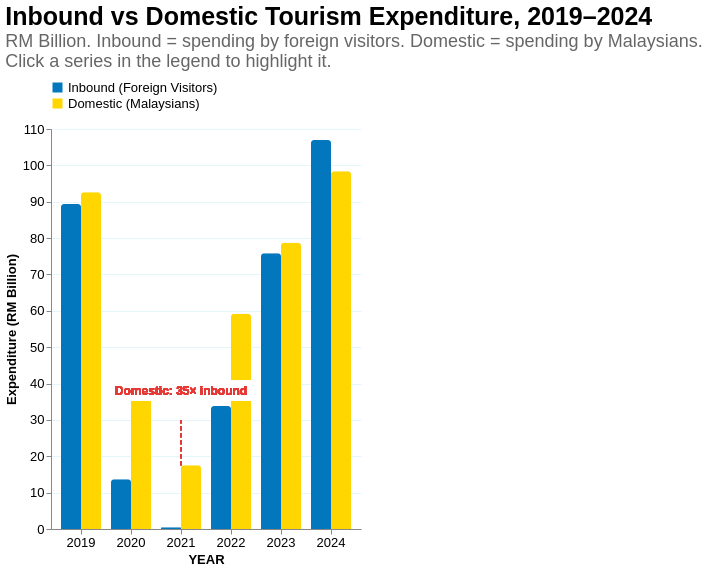

The Vega-Lite source for this figure:
### Vega-Lite specification from a JSON file in a GitHub repository (floating-point values rounded to 4 significant figures)
{"$schema": "https://vega.github.io/schema/vega-lite/v5.json", "title": {"text": "Inbound vs Domestic Tourism Expenditure, 2019–2024", "subtitle": ["RM Billion. Inbound = spending by foreign visitors. Domestic = spending by Malaysians.", "Click a series in the legend to highlight it."], "fontSize": 25, "subtitleFontSize": 18, "subtitleColor": "#666", "anchor": "start", "offset": 10, "font": "Arial", "subtitleFont": "Arial"}, "width": "container", "height": 400, "data": {"values": [{"year": "2019", "year_int": 2019, "type_label": "Inbound (Foreign Visitors)", "expenditure": 89.4}, {"year": "2019", "year_int": 2019, "type_label": "Domestic (Malaysians)", "expenditure": 92.6}, {"year": "2020", "year_int": 2020, "type_label": "Inbound (Foreign Visitors)", "expenditure": 13.7}, {"year": "2020", "year_int": 2020, "type_label": "Domestic (Malaysians)", "expenditure": 38.6}, {"year": "2021", "year_int": 2021, "type_label": "Inbound (Foreign Visitors)", "expenditure": 0.5}, {"year": "2021", "year_int": 2021, "type_label": "Domestic (Malaysians)", "expenditure": 17.5}, {"year": "2022", "year_int": 2022, "type_label": "Inbound (Foreign Visitors)", "expenditure": 33.8}, {"year": "2022", "year_int": 2022, "type_label": "Domestic (Malaysians)", "expenditure": 59.2}, {"year": "2023", "year_int": 2023, "type_label": "Inbound (Foreign Visitors)", "expenditure": 75.8}, {"year": "2023", "year_int": 2023, "type_label": "Domestic (Malaysians)", "expenditure": 78.7}, {"year": "2024", "year_int": 2024, "type_label": "Inbound (Foreign Visitors)", "expenditure": 107.0}, {"year": "2024", "year_int": 2024, "type_label": "Domestic (Malaysians)", "expenditure": 98.4}]}, "layer": [{"params": [{"name": "series_select", "select": {"type": "point", "fields": ["type_label"]}, "bind": "legend"}], "mark": {"type": "bar", "cornerRadiusTopLeft": 3, "cornerRadiusTopRight": 3}, "encoding": {"x": {"field": "year", "type": "ordinal", "title": "YEAR", "axis": {"labelFontSize": 13, "labelFont": "Arial", "labelAngle": 0, "titleFontSize": 13, "titleFont": "Arial"}}, "y": {"field": "expenditure", "type": "quantitative", "title": "Expenditure (RM Billion)", "axis": {"labelFontSize": 13, "labelFont": "Arial", "titleFontSize": 13, "titleFont": "Arial", "grid": true, "gridColor": "#E3F6FC"}}, "color": {"field": "type_label", "type": "nominal", "scale": {"domain": ["Inbound (Foreign Visitors)", "Domestic (Malaysians)"], "range": ["#0277BD", "#FFD600"]}, "legend": {"title": null, "orient": "top", "labelFontSize": 13, "labelFont": "Arial", "labelLimit": 300, "columns": 1}}, "xOffset": {"field": "type_label", "type": "nominal"}, "opacity": {"condition": {"param": "series_select", "value": 1}, "value": 0.2}, "tooltip": [{"field": "year", "title": "Year"}, {"field": "type_label", "title": "Type"}, {"field": "expenditure", "title": "RM Billion", "format": ".1f"}]}}, {"mark": {"type": "rule", "color": "#E53935", "strokeWidth": 1.2, "strokeDash": [4, 3]}, "encoding": {"x": {"datum": "2021", "type": "ordinal"}, "y": {"datum": 17.5}, "y2": {"datum": 30}}}, {"mark": {"type": "rect", "color": "white", "opacity": 0.9, "width": 160, "height": 20, "xOffset": 0}, "encoding": {"x": {"datum": "2021", "type": "ordinal"}, "y": {"datum": 38}}}, {"mark": {"type": "text", "align": "center", "fontSize": 12, "font": "Arial", "color": "#E53935", "fontWeight": "bold"}, "encoding": {"x": {"datum": "2021", "type": "ordinal"}, "y": {"datum": 38}, "text": {"value": "Domestic: 35× inbound"}}}], "config": {"view": {"stroke": null}, "background": "white"}}
